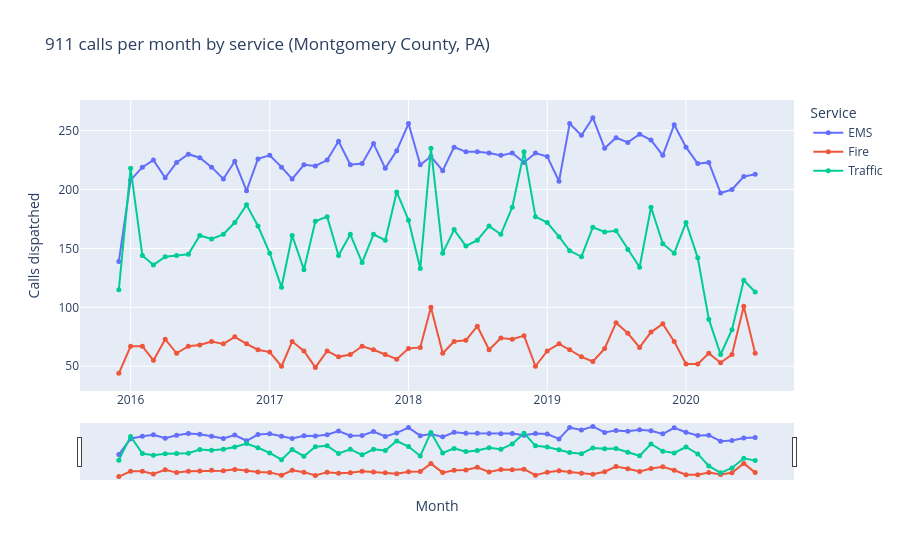

Notebook source saved alongside this figure:
### Markdown cell above
# 3. INTERACTIVE LINE PLOT

### Code cell
# WHAT: Make an interactive monthly call-volume line chart with a range slider.
# WHY: Range sliders let readers zoom into any time window themselves - one chart serves every zoom level.

print("\n3. Interactive Line Plot: monthly call volume, 2015-2020")
print("-" * 70)

# Aggregate the FULL log (not the sample) to one point per month per service.
monthly = (calls.groupby([calls['timeStamp'].dt.to_period('M').dt.to_timestamp(), 'category'])
                .size().reset_index(name='calls')
                .rename(columns={'timeStamp': 'month'}))

fig = px.line(monthly, x='month', y='calls', color='category',
              title='911 calls per month by service (Montgomery County, PA)',
              labels={'month': 'Month', 'calls': 'Calls dispatched', 'category': 'Service'})
fig.update_traces(mode='lines+markers', marker_size=5)
fig.update_xaxes(rangeslider_visible=True)
fig.write_html('12_interactive_line.html')
fig.show()   # render it here in the notebook, not only in the saved file
print(f"✓ Interactive line plot saved with range slider ({len(monthly)} month-service points)")
print("  Note the first and last months are partial - the log starts 2015-12-10 and ends 2020-07-29.")
